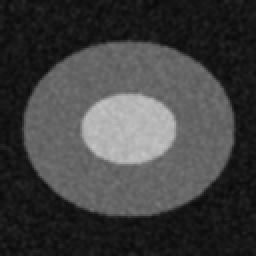
#> input picture sample_images/test_normal_ultrasound.png, 128 x 128 px (shown 2 times larger)
$ python test_pipeline.py   (older library calls are emulated)
#> lines starting #> are read from the running program, lines starting #| are printed output that depends on the picture
### preprocessing.py
"""
=============================================================================
KIDNEY DISEASE IMAGE CLASSIFICATION USING MACHINE LEARNING
Module: Image Preprocessing Pipeline
=============================================================================
This module implements the complete digital image processing pipeline for
kidney ultrasound scans:
  1. Image loading & validation (Handles PIL, NumPy, bytes, and file paths)
  2. Spatial standardization (Resizing to 128 x 128 pixels)
  3. Color space conversion (RGB to Grayscale)
  4. Noise filtering (Gaussian Blur filter)
  5. Contrast enhancement (Histogram Equalization)
  6. Min-Max intensity normalization ([0.0, 1.0] float32)

Note: For academic and research purposes only.
=============================================================================
"""

import cv2
import numpy as np
from PIL import Image
import io
from typing import Union, Dict, Tuple, Any


TARGET_IMAGE_SIZE = (128, 128)  # Width, Height


def load_image_safely(
    image_input: Union[str, bytes, bytearray, io.BytesIO, Image.Image, np.ndarray]
) -> np.ndarray:
    """
    Safely reads any input format into a valid RGB NumPy array.

    Args:
        image_input: File path, byte stream, PIL Image, or NumPy array.

    Returns:
        np.ndarray: Image array in RGB color space (uint8).

    Raises:
        ValueError: If the image cannot be read or is invalid.
    """
    if image_input is None:
        raise ValueError("Provided image input is None.")

    # If it's already a numpy array
    if isinstance(image_input, np.ndarray):
        img = image_input.copy()
        if img.dtype != np.uint8:
            if img.max() <= 1.0:
                img = (img * 255).astype(np.uint8)
            else:
                img = img.astype(np.uint8)
        if len(img.shape) == 2:
            img = cv2.cvtColor(img, cv2.COLOR_GRAY2RGB)
        elif len(img.shape) == 3 and img.shape[2] == 4:
            img = cv2.cvtColor(img, cv2.COLOR_RGBA2RGB)
        elif len(img.shape) == 3 and img.shape[2] == 1:
            img = cv2.cvtColor(img, cv2.COLOR_GRAY2RGB)
        return img

    # If it's a PIL Image
    if isinstance(image_input, Image.Image):
        img = image_input.convert("RGB")
        return np.array(img)

    # If it's a file path string
    if isinstance(image_input, str):
        # Use cv2.imdecode with np.fromfile to support Unicode / Windows file paths cleanly
        try:
            with open(image_input, "rb") as f:
                img_bytes = f.read()
            img_array = np.frombuffer(img_bytes, dtype=np.uint8)
            bgr_img = cv2.imdecode(img_array, cv2.IMREAD_COLOR)
            if bgr_img is None:
                raise ValueError(f"Could not decode image from path: {image_input}")
            return cv2.cvtColor(bgr_img, cv2.COLOR_BGR2RGB)
        except Exception as e:
            # Fallback using PIL
            try:
                pil_img = Image.open(image_input).convert("RGB")
                return np.array(pil_img)
            except Exception as pil_err:
                raise ValueError(f"Failed to read image '{image_input}': {str(e)} | {str(pil_err)}")

    # If it's bytes or BytesIO
    if isinstance(image_input, (bytes, bytearray, io.BytesIO)):
        if isinstance(image_input, io.BytesIO):
            image_input.seek(0)
            data = image_input.read()
        else:
            data = image_input

        img_array = np.frombuffer(data, dtype=np.uint8)
        bgr_img = cv2.imdecode(img_array, cv2.IMREAD_COLOR)
        if bgr_img is not None:
            return cv2.cvtColor(bgr_img, cv2.COLOR_BGR2RGB)

        # Fallback to PIL
        try:
            pil_img = Image.open(io.BytesIO(data)).convert("RGB")
            return np.array(pil_img)
        except Exception as e:
            raise ValueError(f"Failed to decode image from byte stream: {str(e)}")

    raise ValueError(f"Unsupported image input type: {type(image_input)}")


def preprocess_image(
    image_input: Union[str, bytes, bytearray, io.BytesIO, Image.Image, np.ndarray],
    target_size: Tuple[int, int] = TARGET_IMAGE_SIZE,
    gaussian_kernel_size: Tuple[int, int] = (5, 5),
    gaussian_sigma: float = 0
) -> Dict[str, Any]:
    """
    Executes the 5-stage image preprocessing pipeline:
      1. Original RGB loading
      2. Spatial resizing to 128x128
      3. Grayscale conversion
      4. Gaussian Blur noise reduction
      5. Histogram Equalization contrast enhancement
      6. Min-Max normalization [0, 1]

    Args:
        image_input: Input image in any supported format.
        target_size: Desired resolution (width, height), default (128, 128).
        gaussian_kernel_size: Kernel dimensions for Gaussian blur, default (5, 5).
        gaussian_sigma: Standard deviation for Gaussian kernel.

    Returns:
        Dict[str, Any]: Dictionary containing:
            - 'original': Loaded RGB array (original dimensions)
            - 'resized': Resized 128x128 RGB array
            - 'gray': 128x128 single-channel grayscale (uint8)
            - 'denoised': 128x128 smoothed grayscale (uint8)
            - 'enhanced': 128x128 contrast-enhanced grayscale (uint8)
            - 'normalized': 128x128 normalized float32 array in [0.0, 1.0]
            - 'normalized_uint8': 128x128 normalized array mapped back to [0, 255] uint8
            - 'final': 128x128 preprocessed image for feature extraction (enhanced uint8)
    """
    # 1. Load Original RGB Image
    original_rgb = load_image_safely(image_input)

    # 2. Resize to Target Size (128x128) using bilinear interpolation
    resized_rgb = cv2.resize(original_rgb, target_size, interpolation=cv2.INTER_LINEAR)

    # 3. Grayscale Conversion (Y = 0.299R + 0.587G + 0.114B)
    gray_image = cv2.cvtColor(resized_rgb, cv2.COLOR_RGB2GRAY)

    # 4. Noise Reduction using Gaussian Blur
    # Kernels must be positive odd integers
    ksize = (
        gaussian_kernel_size[0] if gaussian_kernel_size[0] % 2 != 0 else gaussian_kernel_size[0] + 1,
        gaussian_kernel_size[1] if gaussian_kernel_size[1] % 2 != 0 else gaussian_kernel_size[1] + 1
    )
    denoised_image = cv2.GaussianBlur(gray_image, ksize, gaussian_sigma)

    # 5. Contrast Enhancement using Histogram Equalization
    # Stretches intensity range across all 256 gray levels for clear ultrasound tissue boundaries
    enhanced_image = cv2.equalizeHist(denoised_image)

    # 6. Min-Max Intensity Normalization to [0.0, 1.0]
    normalized_float = enhanced_image.astype(np.float32) / 255.0

    # Also provide uint8 normalized image for easy display
    normalized_uint8 = np.clip(normalized_float * 255.0, 0, 255).astype(np.uint8)

    return {
        "original": original_rgb,
        "resized": resized_rgb,
        "gray": gray_image,
        "denoised": denoised_image,
        "enhanced": enhanced_image,
        "normalized": normalized_float,
        "normalized_uint8": normalized_uint8,
        "final": enhanced_image  # uint8 grayscale suited for HOG and GLCM
    }


# [12 lines left out: function calculate_image_histogram, not called in this run]

### feature_extraction.py
"""
=============================================================================
KIDNEY DISEASE IMAGE CLASSIFICATION USING MACHINE LEARNING
Module: Feature Extraction (HOG + GLCM)
=============================================================================
This module extracts structural, edge-gradient, and textural patterns from
preprocessed ultrasound kidney images:
  1. HOG (Histogram of Oriented Gradients):
     - Captures edge directions, structural gradients, and boundary shapes.
     - Parameters: orientations=9, pixels_per_cell=(8,8), cells_per_block=(2,2),
                   block_norm='L2-Hys'.
  2. GLCM (Gray-Level Co-occurrence Matrix):
     - Quantifies spatial pixel-intensity correlations & micro-textures.
     - Properties: Contrast, Dissimilarity, Homogeneity, Energy, Correlation.
     - Multi-scale (distances=[1, 2, 3]) and multi-directional (0°, 45°, 90°, 135°).

Combined Feature Vector = [ HOG Features | GLCM Features ]
Note: For academic and research purposes only.
=============================================================================
"""

import numpy as np
from typing import Dict, Any, Tuple, List, Optional
from skimage.feature import hog, graycomatrix, graycoprops
import cv2


# Standard HOG configuration as per requirements
HOG_ORIENTATIONS = 9
HOG_PIXELS_PER_CELL = (8, 8)
HOG_CELLS_PER_BLOCK = (2, 2)
HOG_BLOCK_NORM = "L2-Hys"

# Standard GLCM configuration
GLCM_DISTANCES = [1, 2, 3]
GLCM_ANGLES = [0, np.pi / 4, np.pi / 2, 3 * np.pi / 4]  # 0, 45, 90, 135 degrees
GLCM_PROPERTIES = ["contrast", "dissimilarity", "homogeneity", "energy", "correlation"]


def extract_hog_features(
    image_gray: np.ndarray,
    orientations: int = HOG_ORIENTATIONS,
    pixels_per_cell: Tuple[int, int] = HOG_PIXELS_PER_CELL,
    cells_per_block: Tuple[int, int] = HOG_CELLS_PER_BLOCK,
    block_norm: str = HOG_BLOCK_NORM,
    visualize: bool = False
) -> Tuple[np.ndarray, Optional[np.ndarray]]:
    """
    Extracts Histogram of Oriented Gradients (HOG) descriptor vector from a grayscale image.

    Args:
        image_gray: 2D Grayscale uint8 array (128x128).
        orientations: Number of gradient orientation bins (default: 9).
        pixels_per_cell: Spatial cell dimensions in pixels (default: 8x8).
        cells_per_block: Number of cells in each normalization block (default: 2x2).
        block_norm: Block normalization method (default: 'L2-Hys').
        visualize: Whether to compute and return the 2D HOG visualization image.

    Returns:
        Tuple[np.ndarray, Optional[np.ndarray]]:
            - 1D float array of HOG feature values (8100 elements for 128x128).
            - 2D HOG visualization image array (if visualize=True, else None).
    """
    if len(image_gray.shape) != 2:
        if len(image_gray.shape) == 3:
            image_gray = cv2.cvtColor(image_gray, cv2.COLOR_RGB2GRAY)
        else:
            raise ValueError(f"Expected 2D grayscale array, got shape {image_gray.shape}")

    # Ensure image is uint8 in [0, 255]
    if image_gray.dtype != np.uint8:
        if image_gray.max() <= 1.0:
            image_gray = (image_gray * 255).astype(np.uint8)
        else:
            image_gray = np.clip(image_gray, 0, 255).astype(np.uint8)

    if visualize:
        features, hog_image = hog(
            image_gray,
            orientations=orientations,
            pixels_per_cell=pixels_per_cell,
            cells_per_block=cells_per_block,
            block_norm=block_norm,
            visualize=True,
            transform_sqrt=True
        )
        return features.astype(np.float32), hog_image
    else:
        features = hog(
            image_gray,
            orientations=orientations,
            pixels_per_cell=pixels_per_cell,
            cells_per_block=cells_per_block,
            block_norm=block_norm,
            visualize=False,
            transform_sqrt=True
        )
        return features.astype(np.float32), None


def extract_glcm_features(
    image_gray: np.ndarray,
    distances: List[int] = None,
    angles: List[float] = None,
    properties: List[str] = None
) -> Tuple[np.ndarray, Dict[str, float], Dict[str, np.ndarray]]:
    """
    Calculates Gray-Level Co-occurrence Matrix (GLCM) statistical texture descriptors.

    Args:
        image_gray: 2D Grayscale uint8 array.
        distances: List of pixel separation distances (default: [1, 2, 3]).
        angles: List of pixel pair angles in radians (default: [0, 45°, 90°, 135°]).
        properties: Statistical properties to compute (default: contrast, dissimilarity,
                    homogeneity, energy, correlation).

    Returns:
        Tuple containing:
          1. 1D float array of flattened GLCM features across all properties (len = properties * distances * angles).
          2. Dict of mean values for each property (useful for UI dashboard).
          3. Dict of raw 2D arrays (len(distances) x len(angles)) for each property.
    """
    if distances is None:
        distances = GLCM_DISTANCES
    if angles is None:
        angles = GLCM_ANGLES
    if properties is None:
        properties = GLCM_PROPERTIES

    if len(image_gray.shape) != 2:
        if len(image_gray.shape) == 3:
            image_gray = cv2.cvtColor(image_gray, cv2.COLOR_RGB2GRAY)
        else:
            raise ValueError(f"Expected 2D grayscale array, got shape {image_gray.shape}")

    # Ensure uint8
    if image_gray.dtype != np.uint8:
        if image_gray.max() <= 1.0:
            image_gray = (image_gray * 255).astype(np.uint8)
        else:
            image_gray = np.clip(image_gray, 0, 255).astype(np.uint8)

    # Compute GLCM matrix with 256 gray levels
    glcm = graycomatrix(
        image_gray,
        distances=distances,
        angles=angles,
        levels=256,
        symmetric=True,
        normed=True
    )

    feature_list = []
    summary_metrics = {}
    detailed_matrices = {}

    for prop in properties:
        val_matrix = graycoprops(glcm, prop)  # shape: (len(distances), len(angles))
        detailed_matrices[prop] = val_matrix
        feature_list.extend(val_matrix.flatten())
        summary_metrics[prop] = float(np.mean(val_matrix))

    glcm_vector = np.array(feature_list, dtype=np.float32)
    return glcm_vector, summary_metrics, detailed_matrices


def extract_features(
    image: np.ndarray,
    return_breakdown: bool = False
) -> Any:
    """
    Extracts the combined (HOG + GLCM) numerical feature vector from an image.

    Args:
        image: Grayscale or RGB image array (128x128).
        return_breakdown: If True, returns a comprehensive dictionary with HOG and GLCM
                          intermediates, metrics, visualization image, and vector slices.
                          If False, returns only the combined 1D feature vector.

    Returns:
        np.ndarray (if return_breakdown=False) or Dict[str, Any] (if return_breakdown=True).
    """
    # Ensure grayscale 2D array
    if len(image.shape) == 3:
        image_gray = cv2.cvtColor(image, cv2.COLOR_RGB2GRAY)
    else:
        image_gray = image.copy()

    # 1. HOG features
    hog_features, hog_vis = extract_hog_features(image_gray, visualize=return_breakdown)

    # 2. GLCM features
    glcm_features, glcm_summary, glcm_matrices = extract_glcm_features(image_gray)

    # 3. Concatenate feature vectors
    combined_vector = np.hstack((hog_features, glcm_features)).astype(np.float32)

    if not return_breakdown:
        return combined_vector

    return {
        "feature_vector": combined_vector,
        "hog_vector": hog_features,
        "hog_image": hog_vis,
        "glcm_vector": glcm_features,
        "glcm_summary": glcm_summary,
        "glcm_matrices": glcm_matrices,
        "total_count": len(combined_vector),
        "hog_count": len(hog_features),
        "glcm_count": len(glcm_features),
        "first_20": combined_vector[:20].tolist(),
        "shape": combined_vector.shape
    }

### utils.py
"""
=============================================================================
KIDNEY DISEASE IMAGE CLASSIFICATION USING MACHINE LEARNING
Module: Dataset Management, Data Utilities & Demo Generator
=============================================================================
This module provides dataset loading, file discovery, validation, train/test
splitting, and synthetic ultrasound sample generation for testing the UI:
  1. Auto-detection of class folders in any directory structure
  2. Multi-extension support (.jpg, .jpeg, .png, .bmp, .tif, .tiff)
  3. Feature extraction pipeline execution across dataset
  4. Stratified Train/Test split with fallback for small sample sizes
  5. Synthetic Ultrasound dataset generation for instant demonstration

Note: For academic and research purposes only.
=============================================================================
"""

import os
import glob
import cv2
import numpy as np
from PIL import Image
from typing import Dict, Any, List, Tuple, Optional, Callable
from sklearn.model_selection import train_test_split

from preprocessing import preprocess_image
from feature_extraction import extract_features


SUPPORTED_EXTENSIONS = {".jpg", ".jpeg", ".png", ".bmp", ".tif", ".tiff"}


def get_dataset_summary(dataset_path: str) -> Dict[str, Any]:
    """
    Quickly scans the dataset directory without performing feature extraction.

    Args:
        dataset_path: Root folder containing class subdirectories.

    Returns:
        Dict[str, Any]: Scan summary with class names and file counts.
    """
    if not os.path.exists(dataset_path):
        return {
            "exists": False,
            "total_images": 0,
            "num_classes": 0,
            "class_names": [],
            "class_counts": {},
            "error": f"Path '{dataset_path}' does not exist."
        }

    # Find subdirectories
    subdirs = [
        d for d in os.listdir(dataset_path)
        if os.path.isdir(os.path.join(dataset_path, d)) and not d.startswith(".")
    ]

    class_counts = {}
    class_names = []
    total_images = 0

    for folder_name in sorted(subdirs):
        folder_path = os.path.join(dataset_path, folder_name)
        valid_files = [
            f for f in os.listdir(folder_path)
            if os.path.splitext(f.lower())[1] in SUPPORTED_EXTENSIONS
        ]
        count = len(valid_files)
        if count > 0:
            class_names.append(folder_name)
            class_counts[folder_name] = count
            total_images += count

    return {
        "exists": True,
        "total_images": total_images,
        "num_classes": len(class_names),
        "class_names": class_names,
        "class_counts": class_counts,
        "error": None if len(class_names) >= 2 else (
            "Found less than 2 classes with valid images." if total_images > 0
            else "No valid images found in subdirectories."
        )
    }


def load_dataset(
    dataset_path: str,
    progress_callback: Optional[Callable[[float, str], None]] = None,
    max_images_per_class: Optional[int] = None
) -> Dict[str, Any]:
    """
    Scans the dataset directory, applies preprocessing, and extracts HOG + GLCM
    features for every image.

    Args:
        dataset_path: Root directory containing class subdirectories.
        progress_callback: Optional callback function f(progress_ratio, status_text).
        max_images_per_class: Optional limit on images per class (useful for quick demo runs).

    Returns:
        Dict[str, Any]: Loaded dataset with X, y, class_names, file_paths, and stats.
    """
    summary = get_dataset_summary(dataset_path)
    if not summary["exists"]:
        raise FileNotFoundError(summary["error"])

    if summary["num_classes"] < 2:
        raise ValueError(
            f"Dataset at '{dataset_path}' has {summary['num_classes']} class(es). "
            "At least 2 distinct class folders with images are required for classification."
        )

    class_names = summary["class_names"]
    class_to_idx = {name: idx for idx, name in enumerate(class_names)}

    # Collect all image file paths with their corresponding label
    image_tasks = []
    for class_name in class_names:
        folder_path = os.path.join(dataset_path, class_name)
        files = [
            os.path.join(folder_path, f)
            for f in os.listdir(folder_path)
            if os.path.splitext(f.lower())[1] in SUPPORTED_EXTENSIONS
        ]
        files = sorted(files)
        if max_images_per_class and max_images_per_class > 0:
            files = files[:max_images_per_class]

        for file_path in files:
            image_tasks.append((file_path, class_to_idx[class_name], class_name))

    total_tasks = len(image_tasks)
    if total_tasks == 0:
        raise ValueError("No valid image files found in dataset.")

    features_list = []
    labels_list = []
    loaded_paths = []
    skipped_count = 0

    for i, (file_path, label_idx, class_name) in enumerate(image_tasks):
        if progress_callback:
            progress_ratio = float(i + 1) / total_tasks
            progress_callback(
                progress_ratio,
                f"Processing {i+1}/{total_tasks} [{class_name}]: {os.path.basename(file_path)}"
            )

        try:
            # Preprocess image
            prep = preprocess_image(file_path)
            # Extract HOG + GLCM features
            feat = extract_features(prep["enhanced"], return_breakdown=False)

            features_list.append(feat)
            labels_list.append(label_idx)
            loaded_paths.append(file_path)
        except Exception as e:
            skipped_count += 1
            print(f"Warning: Failed to process image '{file_path}': {e}")

    if len(features_list) == 0:
        raise RuntimeError("Failed to extract features from any images in the dataset.")

    X = np.array(features_list, dtype=np.float32)
    y = np.array(labels_list, dtype=np.int64)

    # Calculate actual loaded counts per class
    actual_counts = {}
    for idx, name in enumerate(class_names):
        actual_counts[name] = int(np.sum(y == idx))

    return {
        "X": X,
        "y": y,
        "class_names": class_names,
        "class_to_idx": class_to_idx,
        "file_paths": loaded_paths,
        "total_images": len(y),
        "class_counts": actual_counts,
        "n_features": X.shape[1],
        "skipped_images": skipped_count
    }


# [155 lines left out: functions split_data, create_sample_synthetic_dataset, not called in this run]

### test_pipeline.py
"""
Quick automated test suite for kidney disease image classification pipeline.
"""
import os
from preprocessing import preprocess_image
from feature_extraction import extract_features
from model_training import train_model, save_model, load_saved_model
from evaluation import evaluate_model
from prediction import predict_single_image
from utils import load_dataset, split_data


def test_all():
    print("1. Testing Preprocessing on sample image...")
    prep = preprocess_image("sample_images/test_normal_ultrasound.png")
#> in load_image_safely, bgr_img is the input picture: shape (128, 128, 3); min 9, max 197, mean 64.1
#> in preprocess_image, `enhanced_image = cv2.equalizeHist(denoised_image)`:
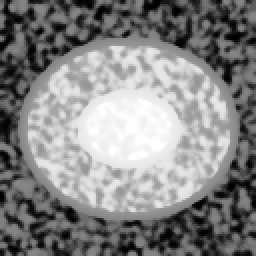
#> enhanced_image: shape (128, 128) (shown 2 times larger); min 0, max 255, mean 132.6
#> prep = 8 items
    for k in ["original", "resized", "gray", "denoised", "enhanced", "normalized"]:
        assert k in prep, f"Missing {k}"
    print("   [OK] Preprocessing OK (128x128 5-stage pipeline verified)")

    print("\n2. Testing Feature Extraction (HOG + GLCM)...")
    feats = extract_features(prep["enhanced"], return_breakdown=True)
#> in extract_hog_features, `features, hog_image = hog( image_gray, orientations=orientations, pixe..`: features = 8100 values, max 0.374 at index 4523, min 0 at index 23, mean 0.143
#> in extract_features, `hog_features, hog_vis = extract_hog_features(image_gray, visualize=ret..`:
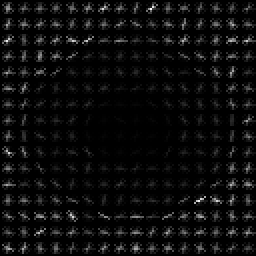
#> hog_vis: shape (128, 128) float64 (shown 2 times larger); min 0, max 4.02, mean 0.197; drawn with min black and max white
#> in extract_features, `hog_features, hog_vis = extract_hog_features(image_gray, visualize=ret..`: hog_features has the same summary as features in extract_hog_features
#> (the rest of the program and of its run is left out)
